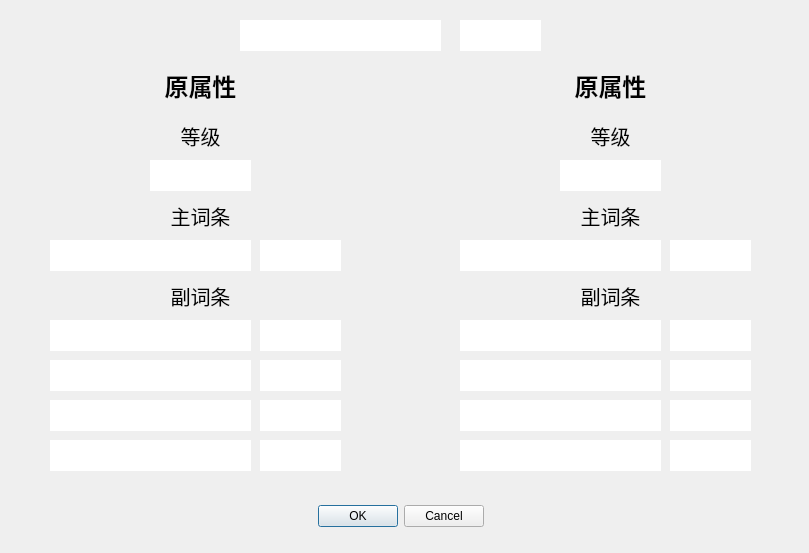
<?xml version="1.0" encoding="UTF-8"?>
<ui version="4.0">
 <class>Dialog</class>
 <widget class="QDialog" name="Dialog">
  <property name="geometry">
   <rect>
    <x>0</x>
    <y>0</y>
    <width>809</width>
    <height>553</height>
   </rect>
  </property>
  <property name="windowTitle">
   <string>是否确定修改？</string>
  </property>
  <property name="styleSheet">
   <string notr="true"/>
  </property>
  <widget class="QDialogButtonBox" name="buttonBox">
   <property name="geometry">
    <rect>
     <x>230</x>
     <y>500</y>
     <width>341</width>
     <height>32</height>
    </rect>
   </property>
   <property name="orientation">
    <enum>Qt::Horizontal</enum>
   </property>
   <property name="standardButtons">
    <set>QDialogButtonBox::Cancel|QDialogButtonBox::Ok</set>
   </property>
   <property name="centerButtons">
    <bool>true</bool>
   </property>
  </widget>
  <widget class="QLineEdit" name="lineEdit_position">
   <property name="geometry">
    <rect>
     <x>460</x>
     <y>20</y>
     <width>81</width>
     <height>31</height>
    </rect>
   </property>
   <property name="font">
    <font>
     <pointsize>12</pointsize>
    </font>
   </property>
   <property name="frame">
    <bool>false</bool>
   </property>
   <property name="alignment">
    <set>Qt::AlignCenter</set>
   </property>
   <property name="readOnly">
    <bool>true</bool>
   </property>
   <property name="clearButtonEnabled">
    <bool>false</bool>
   </property>
  </widget>
  <widget class="QLineEdit" name="lineEdit_suit">
   <property name="geometry">
    <rect>
     <x>240</x>
     <y>20</y>
     <width>201</width>
     <height>31</height>
    </rect>
   </property>
   <property name="font">
    <font>
     <pointsize>12</pointsize>
    </font>
   </property>
   <property name="frame">
    <bool>false</bool>
   </property>
   <property name="alignment">
    <set>Qt::AlignCenter</set>
   </property>
   <property name="readOnly">
    <bool>true</bool>
   </property>
   <property name="clearButtonEnabled">
    <bool>false</bool>
   </property>
  </widget>
  <widget class="QLabel" name="label_sub_entry_old">
   <property name="geometry">
    <rect>
     <x>120</x>
     <y>280</y>
     <width>161</width>
     <height>31</height>
    </rect>
   </property>
   <property name="font">
    <font>
     <pointsize>15</pointsize>
     <weight>50</weight>
     <bold>false</bold>
    </font>
   </property>
   <property name="text">
    <string>副词条</string>
   </property>
   <property name="alignment">
    <set>Qt::AlignCenter</set>
   </property>
  </widget>
  <widget class="QLineEdit" name="lineEdit_sub_entry_2_name_old">
   <property name="geometry">
    <rect>
     <x>50</x>
     <y>360</y>
     <width>201</width>
     <height>31</height>
    </rect>
   </property>
   <property name="font">
    <font>
     <pointsize>12</pointsize>
    </font>
   </property>
   <property name="frame">
    <bool>false</bool>
   </property>
   <property name="alignment">
    <set>Qt::AlignCenter</set>
   </property>
   <property name="readOnly">
    <bool>true</bool>
   </property>
   <property name="clearButtonEnabled">
    <bool>false</bool>
   </property>
  </widget>
  <widget class="QLineEdit" name="lineEdit_sub_entry_2_value_old">
   <property name="geometry">
    <rect>
     <x>260</x>
     <y>360</y>
     <width>81</width>
     <height>31</height>
    </rect>
   </property>
   <property name="font">
    <font>
     <pointsize>12</pointsize>
    </font>
   </property>
   <property name="frame">
    <bool>false</bool>
   </property>
   <property name="alignment">
    <set>Qt::AlignCenter</set>
   </property>
   <property name="readOnly">
    <bool>true</bool>
   </property>
   <property name="clearButtonEnabled">
    <bool>false</bool>
   </property>
  </widget>
  <widget class="QLineEdit" name="lineEdit_sub_entry_3_name_old">
   <property name="geometry">
    <rect>
     <x>50</x>
     <y>400</y>
     <width>201</width>
     <height>31</height>
    </rect>
   </property>
   <property name="font">
    <font>
     <pointsize>12</pointsize>
    </font>
   </property>
   <property name="frame">
    <bool>false</bool>
   </property>
   <property name="alignment">
    <set>Qt::AlignCenter</set>
   </property>
   <property name="readOnly">
    <bool>true</bool>
   </property>
   <property name="clearButtonEnabled">
    <bool>false</bool>
   </property>
  </widget>
  <widget class="QLineEdit" name="lineEdit_sub_entry_4_name_old">
   <property name="geometry">
    <rect>
     <x>50</x>
     <y>440</y>
     <width>201</width>
     <height>31</height>
    </rect>
   </property>
   <property name="font">
    <font>
     <pointsize>12</pointsize>
    </font>
   </property>
   <property name="frame">
    <bool>false</bool>
   </property>
   <property name="alignment">
    <set>Qt::AlignCenter</set>
   </property>
   <property name="readOnly">
    <bool>true</bool>
   </property>
   <property name="clearButtonEnabled">
    <bool>false</bool>
   </property>
  </widget>
  <widget class="QLineEdit" name="lineEdit_main_entry_value_old">
   <property name="geometry">
    <rect>
     <x>260</x>
     <y>240</y>
     <width>81</width>
     <height>31</height>
    </rect>
   </property>
   <property name="font">
    <font>
     <pointsize>12</pointsize>
    </font>
   </property>
   <property name="frame">
    <bool>false</bool>
   </property>
   <property name="alignment">
    <set>Qt::AlignCenter</set>
   </property>
   <property name="readOnly">
    <bool>true</bool>
   </property>
   <property name="clearButtonEnabled">
    <bool>false</bool>
   </property>
  </widget>
  <widget class="QLabel" name="label_main_entry_old">
   <property name="geometry">
    <rect>
     <x>120</x>
     <y>200</y>
     <width>161</width>
     <height>31</height>
    </rect>
   </property>
   <property name="font">
    <font>
     <pointsize>15</pointsize>
     <weight>50</weight>
     <bold>false</bold>
    </font>
   </property>
   <property name="text">
    <string>主词条</string>
   </property>
   <property name="alignment">
    <set>Qt::AlignCenter</set>
   </property>
  </widget>
  <widget class="QLineEdit" name="lineEdit_main_entry_name_old">
   <property name="geometry">
    <rect>
     <x>50</x>
     <y>240</y>
     <width>201</width>
     <height>31</height>
    </rect>
   </property>
   <property name="font">
    <font>
     <pointsize>12</pointsize>
    </font>
   </property>
   <property name="frame">
    <bool>false</bool>
   </property>
   <property name="alignment">
    <set>Qt::AlignCenter</set>
   </property>
   <property name="readOnly">
    <bool>true</bool>
   </property>
   <property name="clearButtonEnabled">
    <bool>false</bool>
   </property>
  </widget>
  <widget class="QLineEdit" name="lineEdit_sub_entry_1_name_old">
   <property name="geometry">
    <rect>
     <x>50</x>
     <y>320</y>
     <width>201</width>
     <height>31</height>
    </rect>
   </property>
   <property name="font">
    <font>
     <pointsize>12</pointsize>
    </font>
   </property>
   <property name="frame">
    <bool>false</bool>
   </property>
   <property name="alignment">
    <set>Qt::AlignCenter</set>
   </property>
   <property name="readOnly">
    <bool>true</bool>
   </property>
   <property name="clearButtonEnabled">
    <bool>false</bool>
   </property>
  </widget>
  <widget class="QLineEdit" name="lineEdit_sub_entry_4_value_old">
   <property name="geometry">
    <rect>
     <x>260</x>
     <y>440</y>
     <width>81</width>
     <height>31</height>
    </rect>
   </property>
   <property name="font">
    <font>
     <pointsize>12</pointsize>
    </font>
   </property>
   <property name="frame">
    <bool>false</bool>
   </property>
   <property name="alignment">
    <set>Qt::AlignCenter</set>
   </property>
   <property name="readOnly">
    <bool>true</bool>
   </property>
   <property name="clearButtonEnabled">
    <bool>false</bool>
   </property>
  </widget>
  <widget class="QLabel" name="label_level_old">
   <property name="geometry">
    <rect>
     <x>120</x>
     <y>120</y>
     <width>161</width>
     <height>31</height>
    </rect>
   </property>
   <property name="font">
    <font>
     <pointsize>15</pointsize>
     <weight>50</weight>
     <bold>false</bold>
    </font>
   </property>
   <property name="text">
    <string>等级</string>
   </property>
   <property name="alignment">
    <set>Qt::AlignCenter</set>
   </property>
  </widget>
  <widget class="QLineEdit" name="lineEdit_sub_entry_1_value_old">
   <property name="geometry">
    <rect>
     <x>260</x>
     <y>320</y>
     <width>81</width>
     <height>31</height>
    </rect>
   </property>
   <property name="font">
    <font>
     <pointsize>12</pointsize>
    </font>
   </property>
   <property name="frame">
    <bool>false</bool>
   </property>
   <property name="alignment">
    <set>Qt::AlignCenter</set>
   </property>
   <property name="readOnly">
    <bool>true</bool>
   </property>
   <property name="clearButtonEnabled">
    <bool>false</bool>
   </property>
  </widget>
  <widget class="QLineEdit" name="lineEdit_sub_entry_3_value_old">
   <property name="geometry">
    <rect>
     <x>260</x>
     <y>400</y>
     <width>81</width>
     <height>31</height>
    </rect>
   </property>
   <property name="font">
    <font>
     <pointsize>12</pointsize>
    </font>
   </property>
   <property name="frame">
    <bool>false</bool>
   </property>
   <property name="alignment">
    <set>Qt::AlignCenter</set>
   </property>
   <property name="readOnly">
    <bool>true</bool>
   </property>
   <property name="clearButtonEnabled">
    <bool>false</bool>
   </property>
  </widget>
  <widget class="QLineEdit" name="lineEdit_sub_entry_3_value_new">
   <property name="geometry">
    <rect>
     <x>670</x>
     <y>400</y>
     <width>81</width>
     <height>31</height>
    </rect>
   </property>
   <property name="font">
    <font>
     <pointsize>12</pointsize>
    </font>
   </property>
   <property name="frame">
    <bool>false</bool>
   </property>
   <property name="alignment">
    <set>Qt::AlignCenter</set>
   </property>
   <property name="readOnly">
    <bool>true</bool>
   </property>
   <property name="clearButtonEnabled">
    <bool>false</bool>
   </property>
  </widget>
  <widget class="QLabel" name="label_level_2">
   <property name="geometry">
    <rect>
     <x>530</x>
     <y>120</y>
     <width>161</width>
     <height>31</height>
    </rect>
   </property>
   <property name="font">
    <font>
     <pointsize>15</pointsize>
     <weight>50</weight>
     <bold>false</bold>
    </font>
   </property>
   <property name="text">
    <string>等级</string>
   </property>
   <property name="alignment">
    <set>Qt::AlignCenter</set>
   </property>
  </widget>
  <widget class="QLineEdit" name="lineEdit_sub_entry_1_value_new">
   <property name="geometry">
    <rect>
     <x>670</x>
     <y>320</y>
     <width>81</width>
     <height>31</height>
    </rect>
   </property>
   <property name="font">
    <font>
     <pointsize>12</pointsize>
    </font>
   </property>
   <property name="frame">
    <bool>false</bool>
   </property>
   <property name="alignment">
    <set>Qt::AlignCenter</set>
   </property>
   <property name="readOnly">
    <bool>true</bool>
   </property>
   <property name="clearButtonEnabled">
    <bool>false</bool>
   </property>
  </widget>
  <widget class="QLineEdit" name="lineEdit_main_entry_name_new">
   <property name="geometry">
    <rect>
     <x>460</x>
     <y>240</y>
     <width>201</width>
     <height>31</height>
    </rect>
   </property>
   <property name="font">
    <font>
     <pointsize>12</pointsize>
    </font>
   </property>
   <property name="frame">
    <bool>false</bool>
   </property>
   <property name="alignment">
    <set>Qt::AlignCenter</set>
   </property>
   <property name="readOnly">
    <bool>true</bool>
   </property>
   <property name="clearButtonEnabled">
    <bool>false</bool>
   </property>
  </widget>
  <widget class="QLineEdit" name="lineEdit_main_entry_value_new">
   <property name="geometry">
    <rect>
     <x>670</x>
     <y>240</y>
     <width>81</width>
     <height>31</height>
    </rect>
   </property>
   <property name="font">
    <font>
     <pointsize>12</pointsize>
    </font>
   </property>
   <property name="frame">
    <bool>false</bool>
   </property>
   <property name="alignment">
    <set>Qt::AlignCenter</set>
   </property>
   <property name="readOnly">
    <bool>true</bool>
   </property>
   <property name="clearButtonEnabled">
    <bool>false</bool>
   </property>
  </widget>
  <widget class="QLabel" name="label_main_entry_2">
   <property name="geometry">
    <rect>
     <x>530</x>
     <y>200</y>
     <width>161</width>
     <height>31</height>
    </rect>
   </property>
   <property name="font">
    <font>
     <pointsize>15</pointsize>
     <weight>50</weight>
     <bold>false</bold>
    </font>
   </property>
   <property name="text">
    <string>主词条</string>
   </property>
   <property name="alignment">
    <set>Qt::AlignCenter</set>
   </property>
  </widget>
  <widget class="QLineEdit" name="lineEdit_sub_entry_1_name_new">
   <property name="geometry">
    <rect>
     <x>460</x>
     <y>320</y>
     <width>201</width>
     <height>31</height>
    </rect>
   </property>
   <property name="font">
    <font>
     <pointsize>12</pointsize>
    </font>
   </property>
   <property name="frame">
    <bool>false</bool>
   </property>
   <property name="alignment">
    <set>Qt::AlignCenter</set>
   </property>
   <property name="readOnly">
    <bool>true</bool>
   </property>
   <property name="clearButtonEnabled">
    <bool>false</bool>
   </property>
  </widget>
  <widget class="QLineEdit" name="lineEdit_sub_entry_2_name_new">
   <property name="geometry">
    <rect>
     <x>460</x>
     <y>360</y>
     <width>201</width>
     <height>31</height>
    </rect>
   </property>
   <property name="font">
    <font>
     <pointsize>12</pointsize>
    </font>
   </property>
   <property name="frame">
    <bool>false</bool>
   </property>
   <property name="alignment">
    <set>Qt::AlignCenter</set>
   </property>
   <property name="readOnly">
    <bool>true</bool>
   </property>
   <property name="clearButtonEnabled">
    <bool>false</bool>
   </property>
  </widget>
  <widget class="QLineEdit" name="lineEdit_sub_entry_2_value_new">
   <property name="geometry">
    <rect>
     <x>670</x>
     <y>360</y>
     <width>81</width>
     <height>31</height>
    </rect>
   </property>
   <property name="font">
    <font>
     <pointsize>12</pointsize>
    </font>
   </property>
   <property name="frame">
    <bool>false</bool>
   </property>
   <property name="alignment">
    <set>Qt::AlignCenter</set>
   </property>
   <property name="readOnly">
    <bool>true</bool>
   </property>
   <property name="clearButtonEnabled">
    <bool>false</bool>
   </property>
  </widget>
  <widget class="QLineEdit" name="lineEdit_sub_entry_3_name_new">
   <property name="geometry">
    <rect>
     <x>460</x>
     <y>400</y>
     <width>201</width>
     <height>31</height>
    </rect>
   </property>
   <property name="font">
    <font>
     <pointsize>12</pointsize>
    </font>
   </property>
   <property name="frame">
    <bool>false</bool>
   </property>
   <property name="alignment">
    <set>Qt::AlignCenter</set>
   </property>
   <property name="readOnly">
    <bool>true</bool>
   </property>
   <property name="clearButtonEnabled">
    <bool>false</bool>
   </property>
  </widget>
  <widget class="QLineEdit" name="lineEdit_sub_entry_4_value_new">
   <property name="geometry">
    <rect>
     <x>670</x>
     <y>440</y>
     <width>81</width>
     <height>31</height>
    </rect>
   </property>
   <property name="font">
    <font>
     <pointsize>12</pointsize>
    </font>
   </property>
   <property name="frame">
    <bool>false</bool>
   </property>
   <property name="alignment">
    <set>Qt::AlignCenter</set>
   </property>
   <property name="readOnly">
    <bool>true</bool>
   </property>
   <property name="clearButtonEnabled">
    <bool>false</bool>
   </property>
  </widget>
  <widget class="QLabel" name="label_sub_entry_2">
   <property name="geometry">
    <rect>
     <x>530</x>
     <y>280</y>
     <width>161</width>
     <height>31</height>
    </rect>
   </property>
   <property name="font">
    <font>
     <pointsize>15</pointsize>
     <weight>50</weight>
     <bold>false</bold>
    </font>
   </property>
   <property name="text">
    <string>副词条</string>
   </property>
   <property name="alignment">
    <set>Qt::AlignCenter</set>
   </property>
  </widget>
  <widget class="QLineEdit" name="lineEdit_sub_entry_4_name_new">
   <property name="geometry">
    <rect>
     <x>460</x>
     <y>440</y>
     <width>201</width>
     <height>31</height>
    </rect>
   </property>
   <property name="font">
    <font>
     <pointsize>12</pointsize>
    </font>
   </property>
   <property name="frame">
    <bool>false</bool>
   </property>
   <property name="alignment">
    <set>Qt::AlignCenter</set>
   </property>
   <property name="readOnly">
    <bool>true</bool>
   </property>
   <property name="clearButtonEnabled">
    <bool>false</bool>
   </property>
  </widget>
  <widget class="QLabel" name="label_title_old">
   <property name="geometry">
    <rect>
     <x>120</x>
     <y>70</y>
     <width>161</width>
     <height>31</height>
    </rect>
   </property>
   <property name="font">
    <font>
     <pointsize>18</pointsize>
     <weight>75</weight>
     <bold>true</bold>
    </font>
   </property>
   <property name="text">
    <string>原属性</string>
   </property>
   <property name="alignment">
    <set>Qt::AlignCenter</set>
   </property>
  </widget>
  <widget class="QLabel" name="label_title_new">
   <property name="geometry">
    <rect>
     <x>530</x>
     <y>70</y>
     <width>161</width>
     <height>31</height>
    </rect>
   </property>
   <property name="font">
    <font>
     <pointsize>18</pointsize>
     <weight>75</weight>
     <bold>true</bold>
    </font>
   </property>
   <property name="text">
    <string>原属性</string>
   </property>
   <property name="alignment">
    <set>Qt::AlignCenter</set>
   </property>
  </widget>
  <widget class="QLineEdit" name="lineEdit_level_old">
   <property name="geometry">
    <rect>
     <x>150</x>
     <y>160</y>
     <width>101</width>
     <height>31</height>
    </rect>
   </property>
   <property name="font">
    <font>
     <pointsize>12</pointsize>
    </font>
   </property>
   <property name="frame">
    <bool>false</bool>
   </property>
   <property name="alignment">
    <set>Qt::AlignCenter</set>
   </property>
   <property name="readOnly">
    <bool>true</bool>
   </property>
   <property name="clearButtonEnabled">
    <bool>false</bool>
   </property>
  </widget>
  <widget class="QLineEdit" name="lineEdit_level_new">
   <property name="geometry">
    <rect>
     <x>560</x>
     <y>160</y>
     <width>101</width>
     <height>31</height>
    </rect>
   </property>
   <property name="font">
    <font>
     <pointsize>12</pointsize>
    </font>
   </property>
   <property name="frame">
    <bool>false</bool>
   </property>
   <property name="alignment">
    <set>Qt::AlignCenter</set>
   </property>
   <property name="readOnly">
    <bool>true</bool>
   </property>
   <property name="clearButtonEnabled">
    <bool>false</bool>
   </property>
  </widget>
 </widget>
 <resources/>
 <connections>
  <connection>
   <sender>buttonBox</sender>
   <signal>accepted()</signal>
   <receiver>Dialog</receiver>
   <slot>accept()</slot>
   <hints>
    <hint type="sourcelabel">
     <x>248</x>
     <y>254</y>
    </hint>
    <hint type="destinationlabel">
     <x>157</x>
     <y>274</y>
    </hint>
   </hints>
  </connection>
  <connection>
   <sender>buttonBox</sender>
   <signal>rejected()</signal>
   <receiver>Dialog</receiver>
   <slot>reject()</slot>
   <hints>
    <hint type="sourcelabel">
     <x>316</x>
     <y>260</y>
    </hint>
    <hint type="destinationlabel">
     <x>286</x>
     <y>274</y>
    </hint>
   </hints>
  </connection>
 </connections>
</ui>
